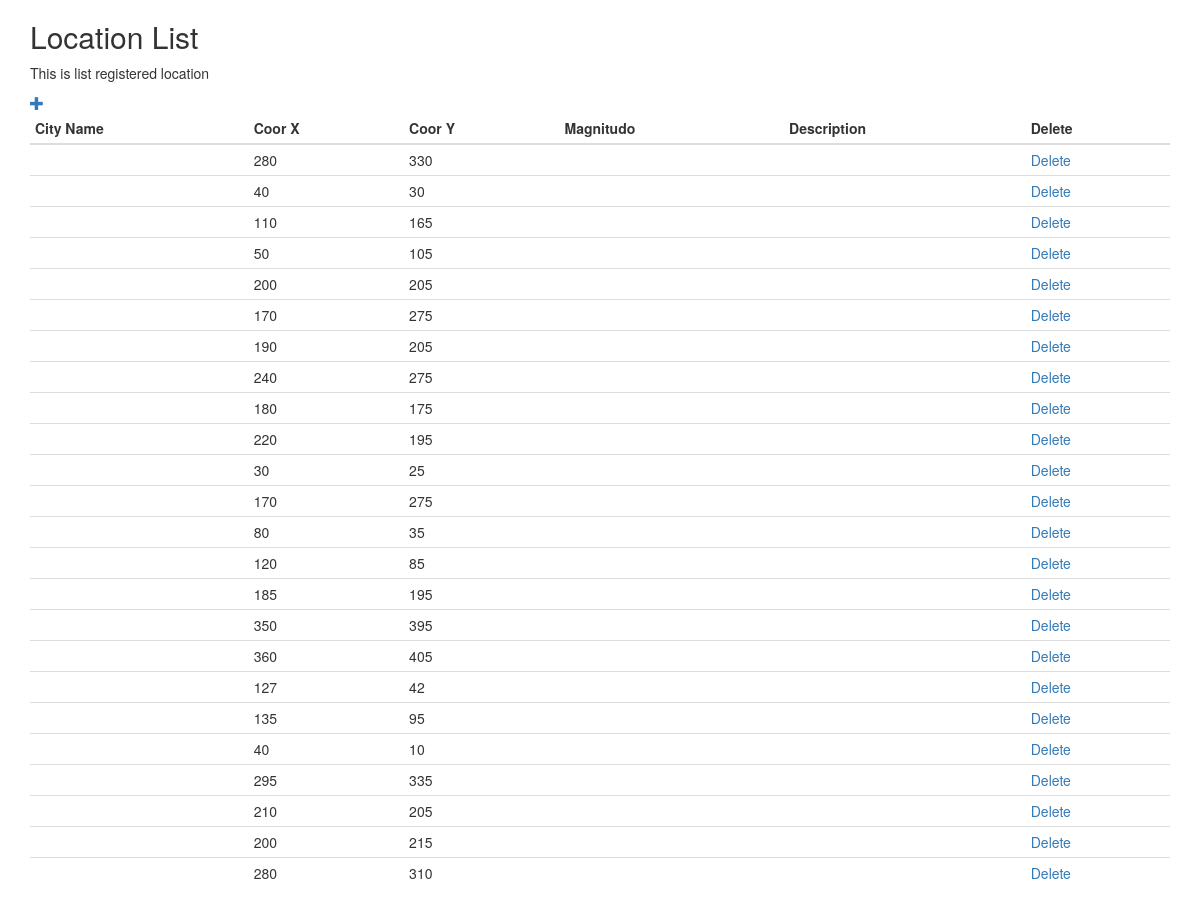
The page /insert/index.php on the database its author committed.
### tables this page shows
CREATE TABLE `location` (
  `id` int(11) NOT NULL AUTO_INCREMENT,
  `lokasi` varchar(150) DEFAULT NULL,
  `x` float DEFAULT NULL,
  `y` float DEFAULT NULL,
  `magnitudo` float DEFAULT NULL,
  `information` text,
  `tanggal` varchar(150) DEFAULT NULL,
  `jarak` varchar(10) DEFAULT NULL,
  `year` int(11) DEFAULT NULL,
  `provinsi` varchar(50) DEFAULT NULL,
  PRIMARY KEY (`id`)
);

### insert/index.php (the view, shortened to what this page needs)
<?php
include "connection.php";
$selectlocation = mysqli_query($conn, "SELECT * FROM location")
?>
<!DOCTYPE html>
<html lang="en">
<head>
  <link rel="stylesheet" href="https://maxcdn.bootstrapcdn.com/bootstrap/3.4.1/css/bootstrap.min.css">
</head>
<body>
<div class="container">
  <h2>Location List</h2>
  <p>This is list registered location</p>
  <a href="insert.php" class="glyphicon glyphicon-plus"></a>
  <table class="table table-condensed">
    <thead>
      <tr>
        <th>City Name</th>
        <th>Coor X</th>
        <th>Coor Y</th>
        <th>Magnitudo</th>
        <th>Description</th>
        <th>Delete</th>
      </tr>
    </thead>
    <tbody>
        <?php
        while($locresult = mysqli_fetch_array($selectlocation))
        {
        ?>
      <tr>
        <td><?php echo $locresult['name']; ?></td>
        <td><?php echo $locresult['x']; ?></td>
        <td><?php echo $locresult['y']; ?></td>
        <td><?php echo $locresult['earthquake']; ?></td>
        <td><?php echo $locresult['information']; ?></td>
        <td><a href="delete_process.php?id=<?php echo $locresult['id']; ?>">Delete</a>
      </tr>
        <?php } ?>
    </tbody>
  </table>
</div>
</body>
</html>

### rows shown on the page
location: x "280", y "330"
location: x "40", y "30"
location: x "110", y "165"
location: x "50", y "105"
location: x "200", y "205"
location: x "170", y "275"
location: x "190", y "205"
location: x "240", y "275"
location: x "180", y "175"
location: x "220", y "195"
location: x "30", y "25"
location: x "170", y "275"
location: x "80", y "35"
location: x "120", y "85"
location: x "185", y "195"
location: x "350", y "395"
location: x "360", y "405"
location: x "127", y "42"
location: x "135", y "95"
location: x "40", y "10"
location: x "295", y "335"
location: x "210", y "205"
location: x "200", y "215"
location: x "280", y "310"
